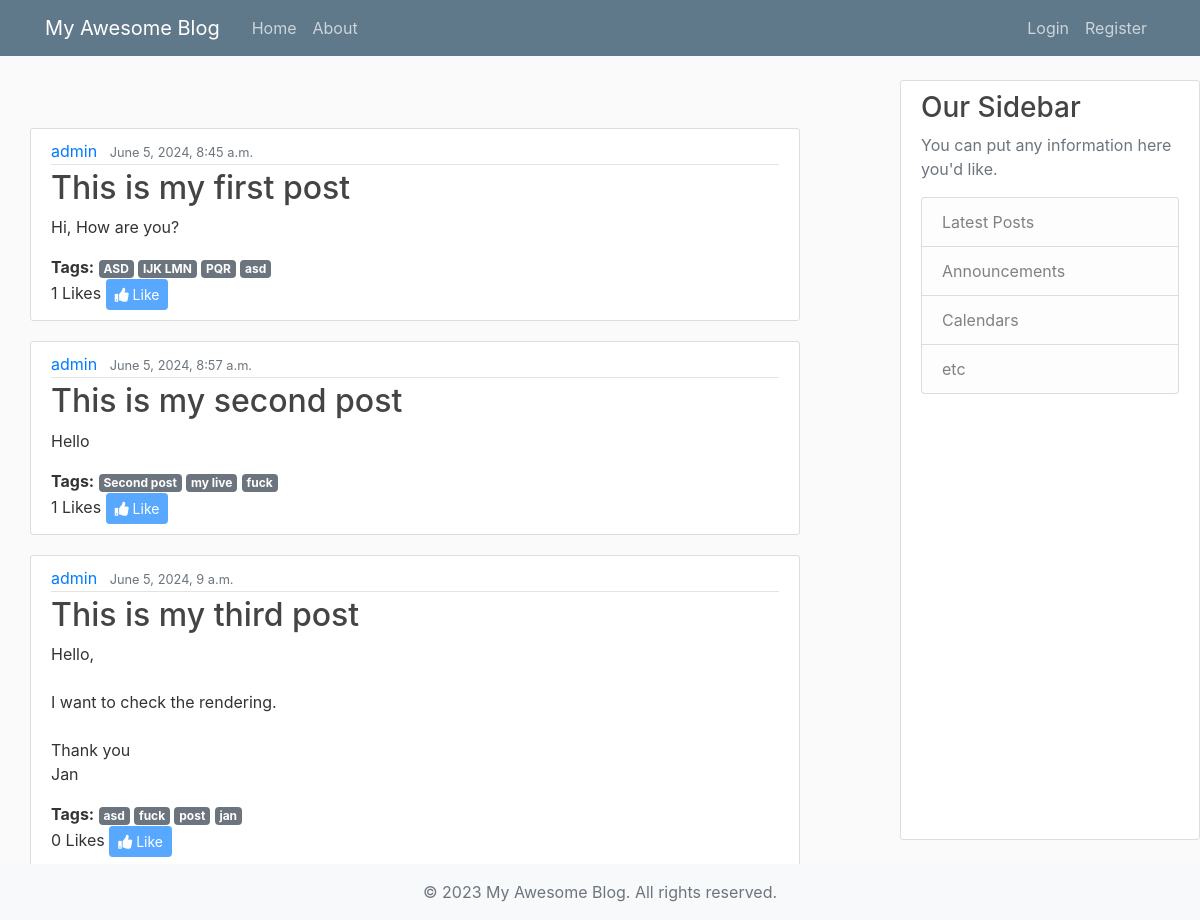
The page / on the database its author committed.
### blog/models.py (models this page shows, shortened)
class Post(models.Model):
    title = models.CharField(max_length=100)
    tags = models.ManyToManyField(Tag, related_name='posts', blank=True)
    content = models.TextField()
    date_posted = models.DateTimeField(default=timezone.now)
    author = models.ForeignKey(User, on_delete=models.CASCADE)
    liked_by = models.ManyToManyField(User, related_name='liked_posts', blank=True)

class Tag(models.Model):
    name = models.CharField(max_length=30, unique=True)

### blog/views.py (the view)
# urls.py: path('', views.home, name='blog-home'),
def home(request):
    posts = Post.objects.all()
    for post in posts:
        post.author_display = (
            f"{post.author.first_name} {post.author.last_name}"
            if post.author.first_name and post.author.last_name
            else post.author.username
        )
    context = {'posts': posts}
    return render(request, 'blog/home.html', context)

### blog/templates/blog/home.html (shortened to what this page needs)
{% extends "blog/base.html" %}
{% block content %}
    {% for post in posts %}
        <article class="media content-section">
          <div class="media-body">
            <div class="article-metadata">
              <a class="mr-2" href="{% url 'user-posts' post.author.id %}">
                {% if post.author.first_name and post.author.last_name %}
                  {{ post.author.first_name }} {{ post.author.last_name }}
                {% else %}
                  {{ post.author.username }}
                {% endif %}
              </a>
              <small class="text-muted">{{ post.date_posted }}</small>
            </div>
            <h2><a class="article-title" href="{% url 'post-detail' post.id %}">{{ post.title }}</a></h2>
            <p class="article-content">{{ post.content }}</p>
            <div class="post-tags">
              <strong>Tags:</strong>
              {% for tag in post.tags.all %}
                  <a href="{% url 'tagged-posts' tag.name|urlencode %}" class="badge badge-secondary" style="color: white;">
                      {{ tag.name }}
                  </a>
              {% endfor %}
            </div>
            <div class="like-section">
              <span id="like-count-{{ post.id }}">{{ post.liked_by.count }} Likes</span>
              {% if user.is_authenticated %}
                <button class="btn btn-primary btn-sm like-button" data-post-id="{{ post.id }}">
                  {% if user in post.liked_by.all %}
                    <i class="fas fa-thumbs-down"></i> Dislike
                  {% else %}
                    <i class="fas fa-thumbs-up"></i> Like
                  {% endif %}
                </button>
              {% else %}
                <button class="btn btn-primary btn-sm" disabled><i class="fas fa-thumbs-up"></i> Like</button>
              {% endif %}
            </div>
          </div>
        </article>
    {% endfor %}
{% endblock content %}

### blog/static/blog/main.css (style rules this page uses)
body { background: #fafafa; color: #333333; margin-top: 5rem; overflow: hidden; }
h1, h2, h3, h4, h5, h6 { color: #444444; }
.content-section { background: #ffffff; padding: 10px 20px; border: 1px solid #dddddd; border-radius: 3px; margin-bottom: 20px; }
.article-title { color: #444444; }
.article-content { white-space: pre-line; }
.article-metadata { padding-bottom: 1px; margin-bottom: 4px; border-bottom: 1px solid #e3e3e3 }
button { padding: 0.7em; color: #fff; background-color: #007BFF; border: none; border-radius: 3px; cursor: pointer; }
p { color: #333; margin-bottom: 1em; }

### rows shown on the page
Post: author.username "admin", date_posted "June 5, 2024, 8:45 a.m.", title "This is my first post", content "Hi, How are you?", liked_by.count "1"
Tag: name "ASD"
Tag: name "IJK LMN"
Tag: name "PQR"
Tag: name "asd"
Post: author.username "admin", date_posted "June 5, 2024, 8:57 a.m.", title "This is my second post", content "Hello", liked_by.count "1"
Tag: name "Second post"
Tag: name "my live"
Tag: name "fuck"
Post: author.username "admin", date_posted "June 5, 2024, 9 a.m.", title "This is my third post", content "Hello, I want to check the rendering. Thank you Jan", liked_by.count "0"
Tag: name "post"
Tag: name "jan"
